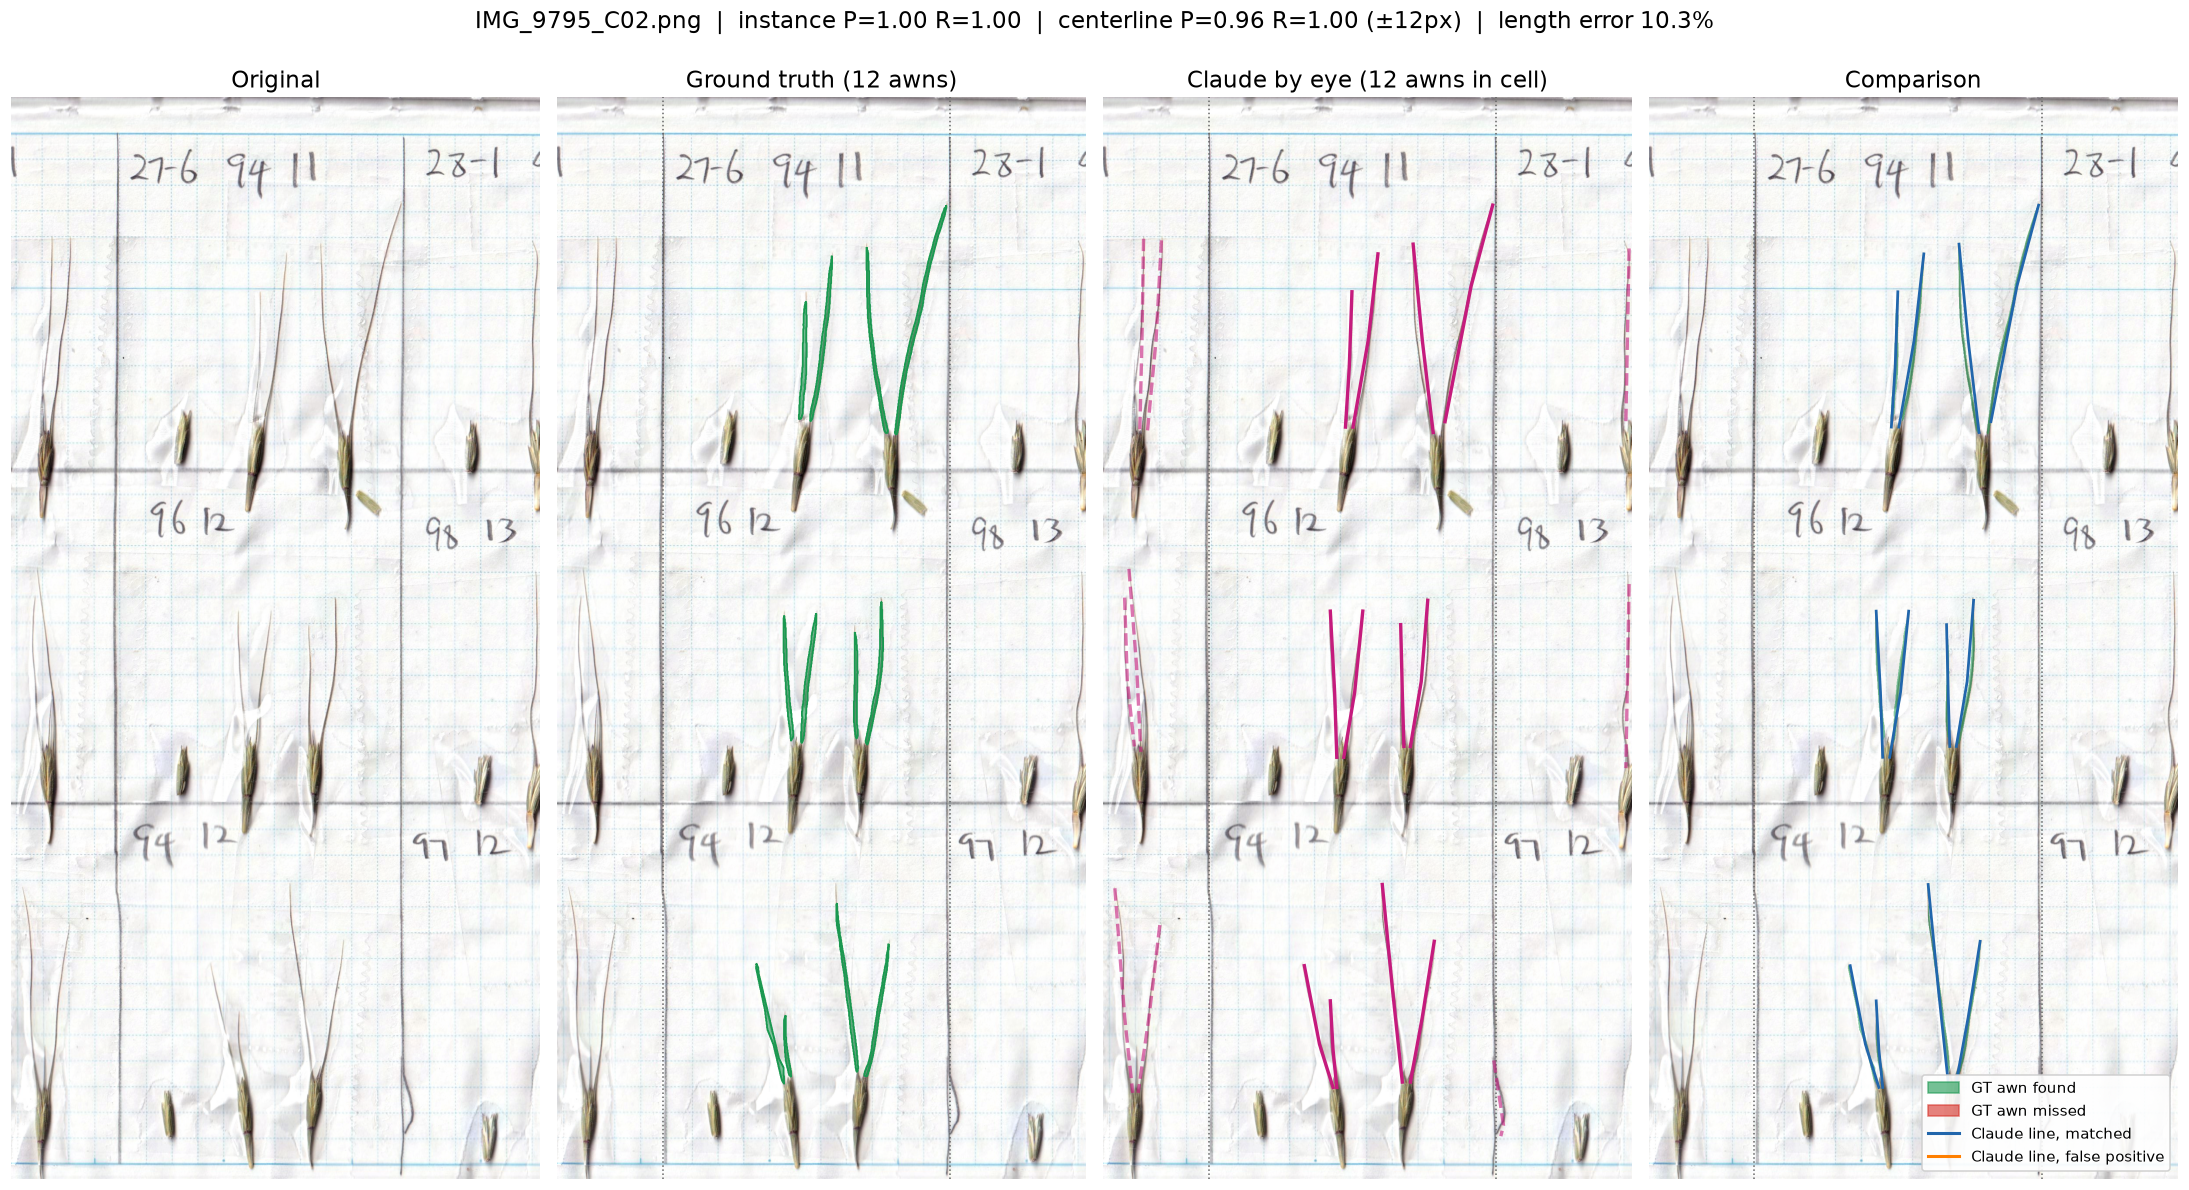

Generate this figure with Python:
"""Compare Claude's by-eye awn polylines against the COCO ground truth for one crop."""
import json
from pathlib import Path

import cv2
import matplotlib

matplotlib.use("Agg")
import matplotlib.pyplot as plt
import numpy as np
from scipy.optimize import linear_sum_assignment
from skimage.morphology import skeletonize

HERE = Path(__file__).parent
TOL = 12  # px tolerance (original resolution) for a centerline to count as "on" an awn
# GT labels only the crop's own grid cell (between the two vertical rules);
# spikes at the left/right edges belong to neighbouring column crops.
CELL_X = (242, 900)

gt = json.loads((HERE / "gt.json").read_text())
img_info = gt["images"][0]
W, H = img_info["width"], img_info["height"]
img = cv2.cvtColor(cv2.imread(str(HERE / img_info["file_name"])), cv2.COLOR_BGR2RGB)

pred_raw = json.loads((HERE / "claude_awns.json").read_text())
s = pred_raw["display_scale"]
preds_all = [np.array(p, float) * s for p in pred_raw["awns"]]
in_cell = lambda p: CELL_X[0] <= p[:, 0].mean() <= CELL_X[1]
preds = [p for p in preds_all if in_cell(p)]
preds_out = [p for p in preds_all if not in_cell(p)]


def poly_mask(seg):
    m = np.zeros((H, W), np.uint8)
    for poly in seg:
        cv2.fillPoly(m, [np.array(poly, np.int32).reshape(-1, 2)], 1)
    return m


def line_mask(p, th=1):
    m = np.zeros((H, W), np.uint8)
    cv2.polylines(m, [p.astype(np.int32)], False, 1, th)
    return m


def skel_len(sk):
    ys, xs = np.nonzero(sk)
    pts = set(zip(ys, xs))
    L = 0.0
    for y, x in pts:
        for dy, dx, w in ((0, 1, 1), (1, 0, 1), (1, 1, 2**0.5), (1, -1, 2**0.5)):
            if (y + dy, x + dx) in pts:
                L += w
    return L


gt_awns = [a for a in gt["annotations"] if a["category_id"] == 1]
gt_masks = [poly_mask(a["segmentation"]) for a in gt_awns]
gt_skels = [skeletonize(m > 0).astype(np.uint8) for m in gt_masks]
gt_lens = [skel_len(k) for k in gt_skels]
pred_lines = [line_mask(p) for p in preds]
pred_lens = [float(np.sum(np.linalg.norm(np.diff(p, axis=0), axis=1))) for p in preds]

kern = cv2.getStructuringElement(cv2.MORPH_ELLIPSE, (2 * TOL + 1, 2 * TOL + 1))
gt_dil = [cv2.dilate(m, kern) for m in gt_masks]
pred_dil = [cv2.dilate(l, kern) for l in pred_lines]

# pairwise score: mean of (pred centerline on GT) and (GT skeleton covered by pred)
S = np.zeros((len(preds), len(gt_awns)))
for i, (l, ld) in enumerate(zip(pred_lines, pred_dil)):
    for j, (gd, k) in enumerate(zip(gt_dil, gt_skels)):
        prec = (l & gd).sum() / max(l.sum(), 1)
        rec = (k & ld).sum() / max(k.sum(), 1)
        S[i, j] = 2 * prec * rec / max(prec + rec, 1e-9)
ri, ci = linear_sum_assignment(-S)
matches = [(i, j, S[i, j]) for i, j in zip(ri, ci) if S[i, j] >= 0.5]

# pixel-level (centerline) precision / recall over the cell
union_gt = np.clip(sum(gt_dil), 0, 1)
union_pred_line = np.clip(sum(pred_lines), 0, 1)
union_pred_dil = np.clip(sum(pred_dil), 0, 1)
union_skel = np.clip(sum(gt_skels), 0, 1)
px_prec = (union_pred_line & union_gt).sum() / union_pred_line.sum()
px_rec = (union_skel & union_pred_dil).sum() / union_skel.sum()

rows = []
for i, j, sc in matches:
    rows.append((j, gt_lens[j], pred_lens[i], sc))
rows.sort(key=lambda r: (gt_awns[r[0]]["bbox"][1] // 600, gt_awns[r[0]]["bbox"][0]))
len_err = [abs(p - g) / g for _, g, p, _ in rows]
report = {
    "gt_awns": len(gt_awns),
    "pred_awns_in_cell": len(preds),
    "pred_awns_outside_cell": len(preds_out),
    "matched": len(matches),
    "instance_precision": len(matches) / len(preds),
    "instance_recall": len(matches) / len(gt_awns),
    "centerline_precision": float(px_prec),
    "centerline_recall": float(px_rec),
    "tolerance_px": TOL,
    "length_mape": float(np.mean(len_err)) if len_err else None,
    "length_pairs_px": [
        {"gt_id": gt_awns[j]["id"], "gt_len": round(g), "claude_len": round(p), "match": round(sc, 2)}
        for j, g, p, sc in rows
    ],
}
(HERE / "report.json").write_text(json.dumps(report, indent=2))
print(json.dumps(report, indent=2))

# ---------- figure ----------
matched_pred = {i for i, _, _ in matches}
matched_gt = {j for _, j, _ in matches}
fig, axes = plt.subplots(1, 4, figsize=(20, 11.5), dpi=110)
titles = ["Original", f"Ground truth ({len(gt_awns)} awns)", f"Claude by eye ({len(preds)} awns in cell)", "Comparison"]
for ax, t in zip(axes, titles):
    ax.imshow(img)
    ax.set_title(t, fontsize=15)
    ax.axis("off")
    if t != "Original":
        for x in CELL_X:
            ax.axvline(x, color="0.4", ls=":", lw=1)

for j, m in enumerate(gt_masks):
    cs, _ = cv2.findContours(m, cv2.RETR_EXTERNAL, cv2.CHAIN_APPROX_NONE)
    for c in cs:
        c = c[:, 0]
        axes[1].fill(c[:, 0], c[:, 1], color="#1a9850", alpha=0.55, lw=0)
        axes[1].plot(c[:, 0], c[:, 1], color="#1a9850", lw=1.2)
        col = "#1a9850" if j in matched_gt else "#d73027"
        axes[3].fill(c[:, 0], c[:, 1], color=col, alpha=0.55, lw=0)
for i, p in enumerate(preds):
    axes[2].plot(p[:, 0], p[:, 1], color="#c51b7d", lw=2.2)
    col = "#2166ac" if i in matched_pred else "#ff7f00"
    axes[3].plot(p[:, 0], p[:, 1], color=col, lw=1.8)
for p in preds_out:
    axes[2].plot(p[:, 0], p[:, 1], color="#c51b7d", lw=2.2, ls="--", alpha=0.6)

from matplotlib.lines import Line2D
from matplotlib.patches import Patch
axes[3].legend(
    handles=[
        Patch(color="#1a9850", alpha=0.6, label="GT awn found"),
        Patch(color="#d73027", alpha=0.6, label="GT awn missed"),
        Line2D([], [], color="#2166ac", lw=2, label="Claude line, matched"),
        Line2D([], [], color="#ff7f00", lw=2, label="Claude line, false positive"),
    ],
    loc="lower right", fontsize=10, framealpha=0.9,
)
fig.suptitle(
    f"{img_info['file_name']}  |  instance P={report['instance_precision']:.2f} R={report['instance_recall']:.2f}"
    f"  |  centerline P={px_prec:.2f} R={px_rec:.2f} (±{TOL}px)"
    + (f"  |  length error {report['length_mape']*100:.1f}%" if len_err else ""),
    fontsize=15,
)
plt.tight_layout()
fig.savefig(HERE / "compare.png", bbox_inches="tight")
